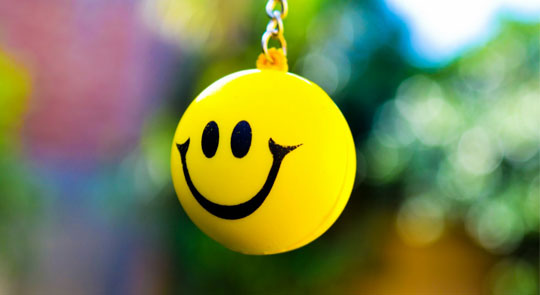
#> input picture python-codes/image.jpg, 540 x 295 px
$ python testPIL.py
#> lines starting #> are read from the running program, lines starting #| are printed output that depends on the picture
#!/usr/bin/env python

import Image, ImageDraw, ImageFont

im = Image.open("image.jpg")
#> im is the input picture: PIL image 540x295 RGB; mean R, G, B 126.1, 134.7, 78.9
print(im.format, im.size, im.mode)
#| JPEG (540, 295) RGB

box = (0, 0, 400, 400)
region = im.crop(box)
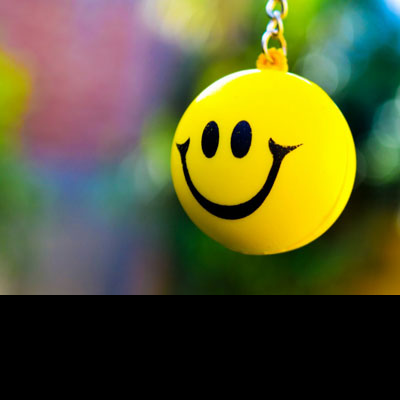
#> region: PIL image 400x400 RGB; mean R, G, B 92.3, 92.4, 49
# region.show()

draw = ImageDraw.Draw(im)
draw.line((0, 0, 200, 200), fill = 128)
draw.arc((0, 0, 200, 200), 0, 45, fill = (0, 255, 0))
draw.text((0, 0), "Hello PIL", fill=255)

font = ImageFont.truetype("arial.ttf", 20)
draw.text((20, 20), "Hello Boy!", font=font, fill=(0, 255, 0))

del draw

im.show()
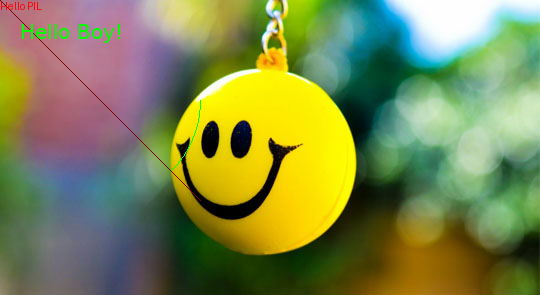
#> shown: PIL image 540x295 RGB; mean R, G, B 125.5, 134.9, 78.2
